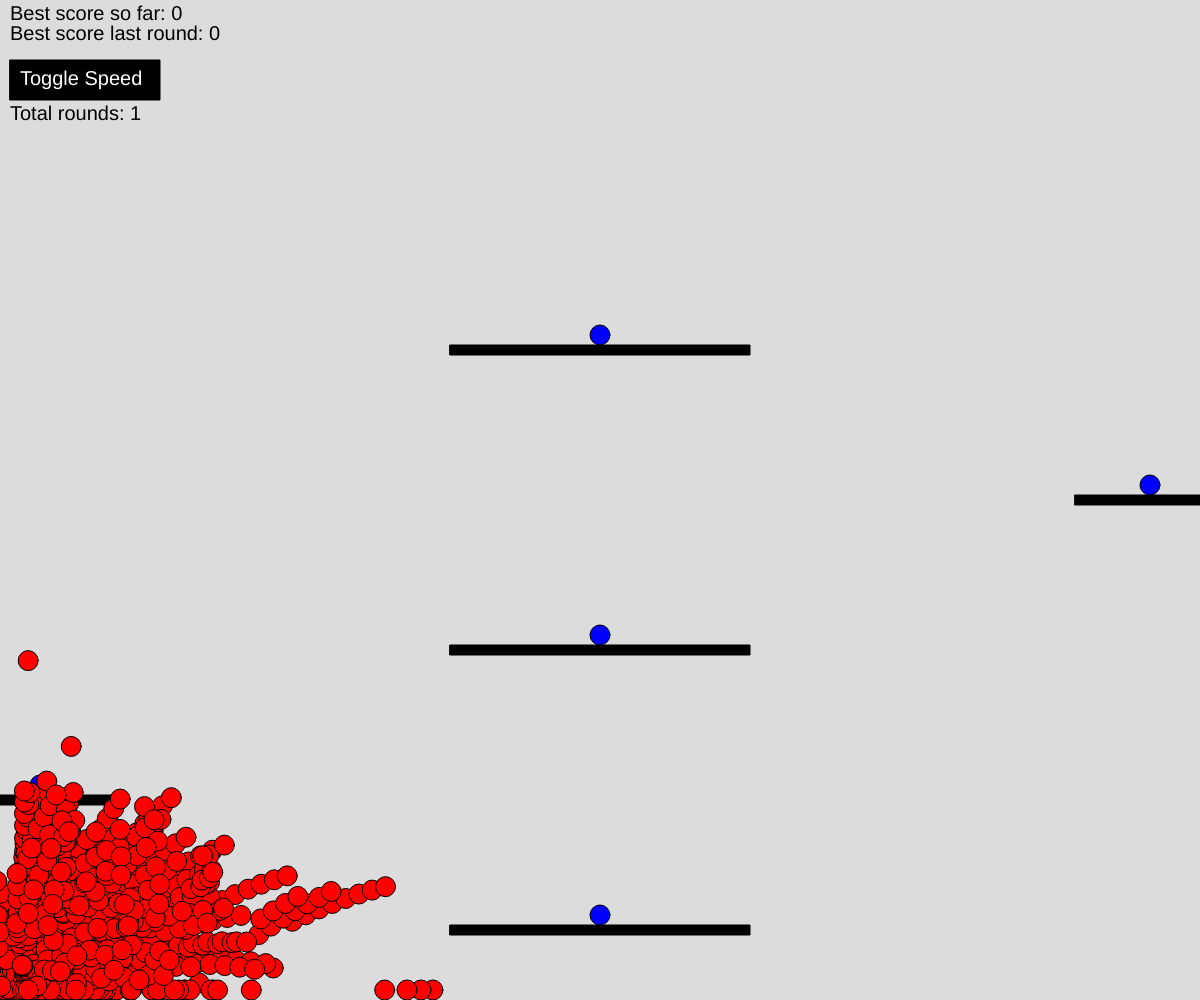
Frame 1 (no input)
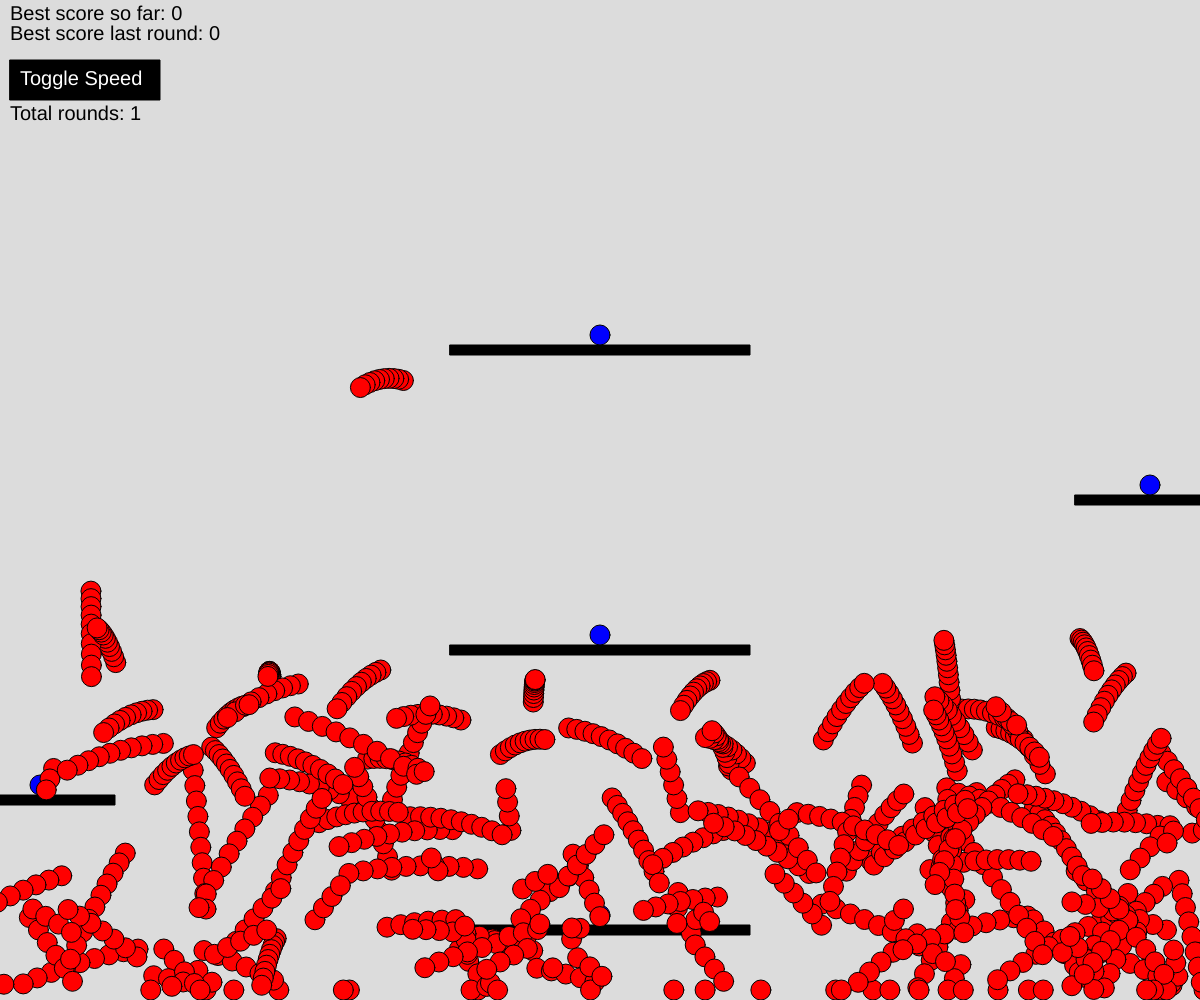
Frame 60 (no input)
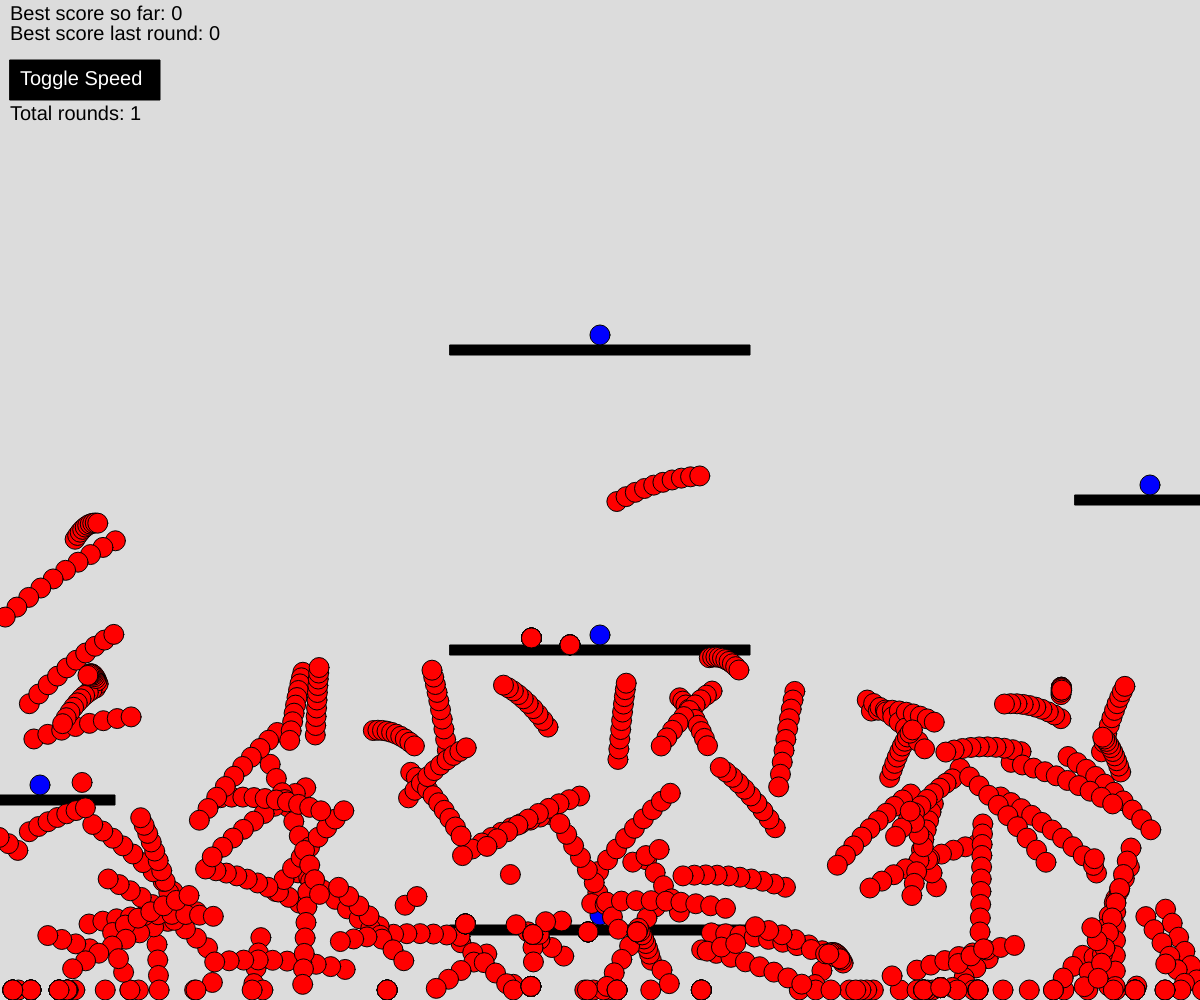
Frame 120 (the mouse pressed at the canvas centre since frame 60)

The p5.js sketch that drew these frames (run headless with seeded random() and noise() and a simulated clock; from frame 60 on, the mouse is pressed at the canvas centre):

// p5.js sketch
// ── sketch.js
let platforms, rewards, jumpers, size;
let lifespan, populationSize, maxForce, maxSpeed;
let gravity;
let loops;
let lastBest, bestEver;
let nLoops;
function setup() {
  createCanvas(windowWidth, windowHeight);
  platforms = [];
  rewards = [];
  size = 20;
  lifespan = 100;
  populationSize = 100;
  maxForce = 150;
  maxSpeed = 15;
  loops = 10;
  lastBest = "0";
  bestEver = "0";
  nLoops = 1;
  jumpers = new Population();
  gravity = createVector(0, 0.5);
  platforms.push(new Platform(width / 2, height - 70, 300));
  platforms.push(new Platform(40, height - 200, 150));
  platforms.push(new Platform(width / 2, height - 350, 300));
  platforms.push(new Platform(width - 50, height - 500, 150));
  platforms.push(new Platform(width / 2, height - 650, 300));
  rewards.push(new Reward(width / 2, height - 85, 20, 1));
  rewards.push(new Reward(40, height - 215, 20, 2));
  rewards.push(new Reward(width / 2, height - 365, 20, 3));
  rewards.push(new Reward(width - 50, height - 515, 20, 4));
  rewards.push(new Reward(width / 2, height - 665, 20, 5));
}

function draw() {
  background(220);
  for (let i = 0; i < platforms.length; i++) {
    platforms[i].show();
    rewards[i].show();
  }
  for (let i = 0; i < loops; i++) {
    jumpers.jump(gravity);
    if (jumpers.done) {
      jumpers.evaluate();
      jumpers.selection();
      bestEver = jumpers.bestEver.toString();
      lastBest = jumpers.lastBest.toString();
      nLoops++;
    }
  }
  textSize(20);
  fill(0);
  text("Best score so far: " + bestEver, 10, 20);
  text("Best score last round: " + lastBest, 10, 40);
  text("Total rounds: " + nLoops.toString(), 10, 120);
  rectMode(CORNER);
  rect(10, 60, 150, 40);
  fill(255);
  text("Toggle Speed", 20, 85);
}

function mouseClicked(){
  if (mouseX > 10 && mouseX < 160 && mouseY > 60 && mouseY < 100){
    if (loops == 1){
      loops = 10;
    }else if (loops == 10){
      loops = 20;
    }else{
      loops = 1;
    }
  }
}

// ── Directions.js
class Directions{
  constructor(list){
    if (list){
      this.list = list;
    }else{
      this.list = [];
      for (let i = 0; i < lifespan; i++){
        this.list[i] = p5.Vector.random2D();
        this.list[i].setMag(random(0.2, maxForce));
      }
    }
  }
  crossover(partner){
    let newInstructions = [];
    let mid = floor(random(this.list.length));
    for (let i = 0; i < this.list.length; i++){
      if (i > mid){
        newInstructions[i] = this.list[i];
      }else{
        newInstructions[i] = partner.list[i];
      }
    }
    return new Directions(newInstructions);
  }
  mutation(){
    for (let i = 0; i < this.list.length; i++){
      if (random(1) < 0.01){
        this.list[i] = p5.Vector.random2D();
        this.list[i].setMag(random(0.02, maxForce));
      }
    }
  }
}

// ── Jumper.js
class Jumper {
  constructor(directions) {
    if (directions) {
      this.directions = directions;
    } else {
      this.directions = new Directions();
    }
    this.pos = createVector(25, height - size);
    this.vel = createVector();
    this.acc = createVector();
    this.completed = false;
    this.rewards = [];
    this.step = 0;
    this.fitness = 0;
    this.done = false;
    this.landed = false;
  }
  show() {
    fill(color("red"));
    ellipseMode(CENTER);
    ellipse(this.pos.x, this.pos.y, size);
  }
  calcFitness() {
    let d = dist(this.pos.x, this.pos.y, rewards[4].pos.x, rewards[4].pos.y);
    let s = this.step;
    s = map(s, 1, lifespan + 2, lifespan, 0);
    this.fitness = map(d, 1, width, width, 1);
    if (this.rewards.length > 0) {
      this.fitness *= this.rewards.length + 2;
    }else{
      this.fitness /= 10;
    }
    if (this.completed){
      this.fitness *= 10;
    }
    this.fitness *= s;
  }
  applyForce(force){
    this.acc.add(force);
  }
  fall(force){
    if (!this.landed){
      this.applyForce(force);
    }
  }
  update(){
    if (this.rewards.length == rewards.length){
      this.completed = true;
      this.done = true;
      return;
    }
    if (this.step > lifespan){
      this.done = true;
      return;
    }
    this.checkPlatforms();
    this.checkRewards();
    this.checkGround();
    this.checkWalls();
    this.nextJump();
    this.vel.add(this.acc);
    this.pos.add(this.vel);
    this.pos.y = constrain(this.pos.y, 0, height-size/2);
    this.acc.mult(0);
    this.vel.limit(maxSpeed);
  }
  checkWalls(){
    if (this.pos.x <= 0 || this.pos.x >= width){
      this.vel.x *= -1;
      if (this.pos.x < 100){
        this.pos.x = size;
      }else{
        this.pos.x = width-size;
      }
    }
  }
  nextJump(){
    if (!this.landed){
      return;
    }
    this.applyForce(this.directions.list[this.step]);
    this.step++;
    this.landed = false;
  }
  checkRewards(){
    for (let i = 0; i < rewards.length; i++){
      if (rewards[i].reached(this.pos.x, this.pos.y) && !this.rewards.includes(rewards[i].number)){
        this.rewards.push(rewards[i].number);
        break;
      }
    }
  }
  checkPlatforms(){
    for (let i = 0; i < platforms.length; i++){
      if (platforms[i].land(this.pos.x, this.pos.y)){
        this.landed = true;
        break;
      }
    }
  }
  checkGround(){
    if (this.pos.y > height - size && this.pos.y < height){
      this.landed = true;
    }
  }
}













// ── Platform.js
class Platform{
  constructor(x, y, s){
    this.pos = createVector(x, y);
    this.size = s;
  }
  show(){
    fill(0);
    rectMode(CENTER);
    rect(this.pos.x, this.pos.y, this.size, 10);
  }
  land(x, y){
    return (x < this.pos.x + this.size/2 && x > this.pos.x - this.size/2 && y < this.pos.y && y > this.pos.y - size);
  }
}

// ── Population.js
class Population{
  constructor(){
    this.jumpers = [];
    this.matingPool = [];
    this.done = false;
    for (let i = 0; i < populationSize; i++){
      this.jumpers[i] = new Jumper();
    }
    this.bestEver = 0;
    this.lastBest = 0;
  }
  evaluate(){
    let maxFit = 0;
    for (let i = 0; i < populationSize; i++){
      this.jumpers[i].calcFitness();
      if (this.jumpers[i].fitness > maxFit){
        maxFit = this.jumpers[i].fitness;
      }
    }
    for (let i = 0; i < populationSize; i++){
      this.jumpers[i].fitness /= maxFit;
    }
    this.matingPool = [];
    for (let i = 0; i < populationSize; i++){
      let f = this.jumpers[i].fitness * 100;
      for (let j = 0; j < f; j++){
        this.matingPool.push(this.jumpers[i]);
      }
    }
    this.lastBest = maxFit;
    if (maxFit > this.bestEver){
      this.bestEver = maxFit;
    }
  }
  selection(){
    let newJumpers = [];
    for (let i = 0; i < populationSize; i++){
      let parentA = random(this.matingPool).directions;
      let parentB = random(this.matingPool).directions;
      let child = parentA.crossover(parentB);
      child.mutation();
      newJumpers[i] = new Jumper(child);
    }
    this.jumpers = newJumpers;
    this.done = false;
  }
  jump(gravity){
    let done = true;
    for (let i = 0; i < populationSize; i++){
      this.jumpers[i].fall(gravity);
      this.jumpers[i].update();
      this.jumpers[i].show();
      if (!this.jumpers[i].done){
        done = false;
      }
    }
    if (done){
      this.done = true;
    }
  }
}











// ── Reward.js
class Reward{
  constructor(x, y, s, i){
    this.pos = createVector(x, y);
    this.size = s;
    this.number = i;
  }
  show(){
    fill(color('blue'));
    ellipseMode(CENTER);
    ellipse(this.pos.x, this.pos.y, this.size);
  }
  reached(x, y){
    return (dist(x, y, this.pos.x, this.pos.y) < this.size);
  }
  number(){
    return this.number;
  }
}
